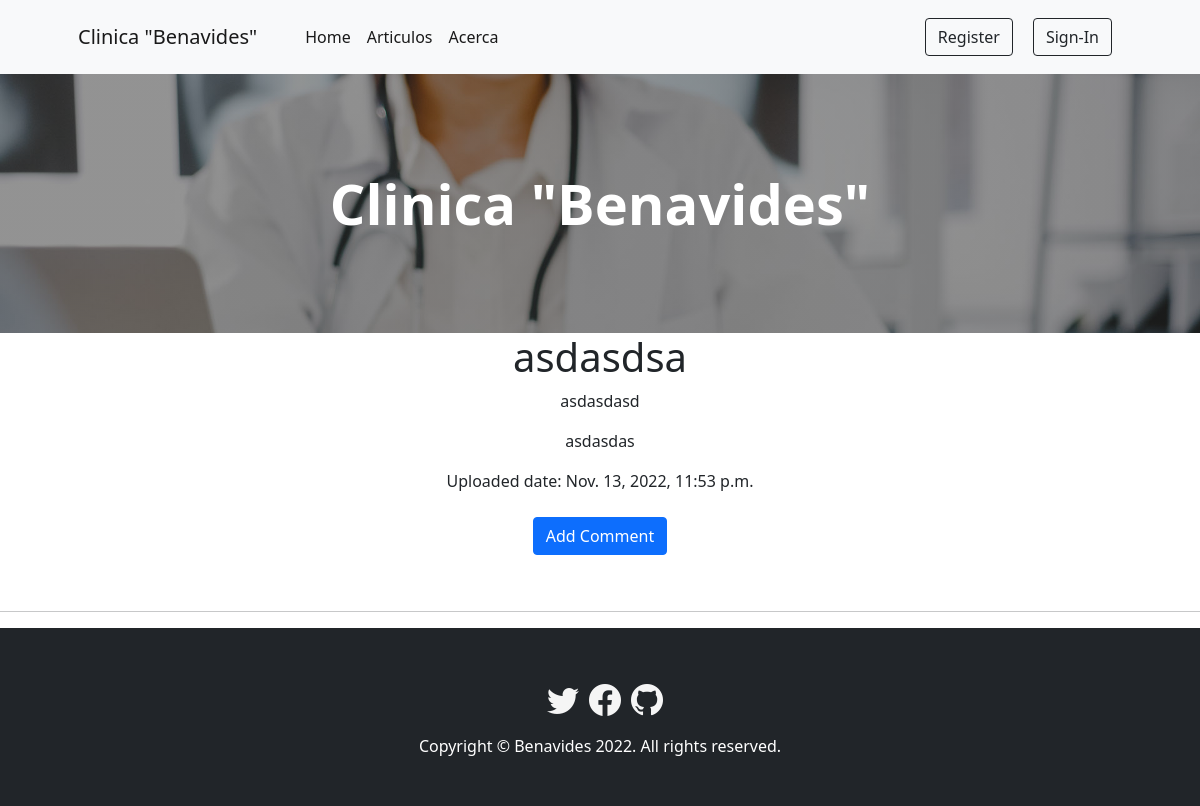
The app's page /article/, older data.
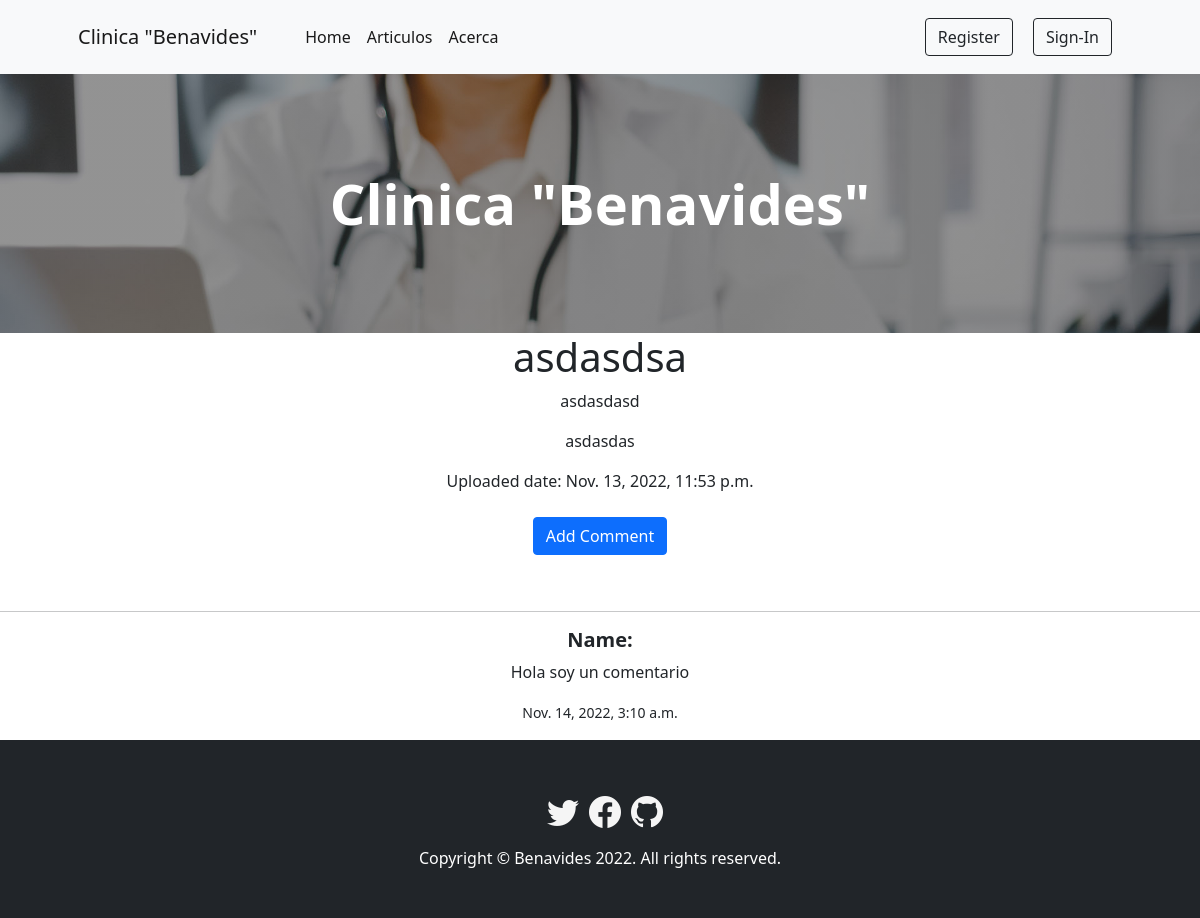
The same page, newer data.
### article/models.py (models this page shows, shortened)
class Article(models.Model):
    title = models.CharField(max_length=255)
    content = RichTextField(blank=True, null=True)
    content_upload = RichTextUploadingField(blank=True, null=True)
    created_at = models.DateTimeField(default=datetime.now, blank=True, null=True)

class Comment(models.Model):
    product = models.ForeignKey(Article, related_name="comments", on_delete=models.CASCADE)
    commenter_name = models.CharField(max_length=200)
    comment_body = models.TextField()
    date_added = models.DateTimeField(auto_now_add=True)

### article/views.py (the view)
# urls.py: path('article/', index, name='index'),
def index(request):
    articles = Article.objects.all()
    eachArticle = Article.objects.get(pk=1)
    return render(request, 'articles_index.html', {'articles': articles, 'eachArticle': eachArticle})

### article/templates/articles_index.html (shortened to what this page needs)
{% extends 'index.html' %}
{% load static %}
{% block changes %}
{% for article in articles %}
<div class="container text-center">
    <h1>{{ article.title }}</h1>
    <div class="body">{{ article.content | safe}}</div>
    <dic class="body-upload">{{ article.content_upload | safe}}</dic>
    Uploaded date: {{ article.created_at }}
</div>
{% endfor %}
<br>
<div class="text-center">
    <div class="text-center">
    <p><a class="btn btn-primary" href="{% url 'add-comment' eachArticle.id %}">  Add Comment </a></p>
       <br>
       <hr>
           {% for comment in eachArticle.comments.all %}
               <h5><strong>Name: {{ comment.commenter_name }}</strong></h5>
               <p>{{ comment.comment_body }}</p>
               <p><small>{{ comment.date_added }}</small></p>
           {% endfor %}
    </div>
 </div>
{% endblock %}

Row changes from the older to the newer data that the page shows:
added Comment: comment_body "Hola soy un comentario", date_added "Nov. 14, 2022, 3:10 a.m."
